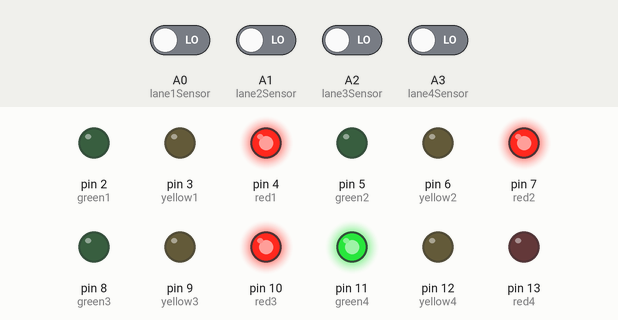
Simulated run of this sketch. Board: Arduino Uno, built with avr-gcc and run on an emulated ATmega328P. Parts: output pins drawn as LEDs (lit = HIGH). The test bench sets the inputs (shaded band); at power-on: A0 (lane1Sensor), A1 (lane2Sensor), A2 (lane3Sensor), A3 (lane4Sensor) LOW.

Above: at 9.8 s.
9.9 s: A0 (lane1Sensor) driven HIGH
At 10.3 s:
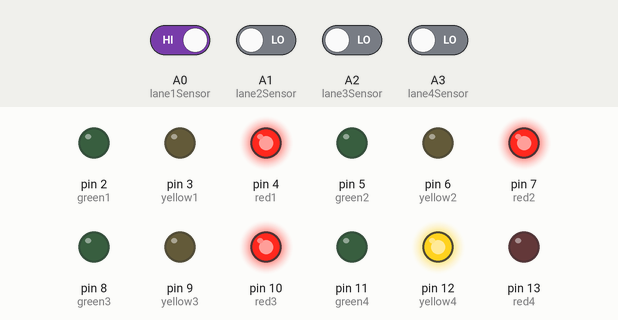
16.5 s: A0 (lane1Sensor) driven LOW
At 18.0 s:
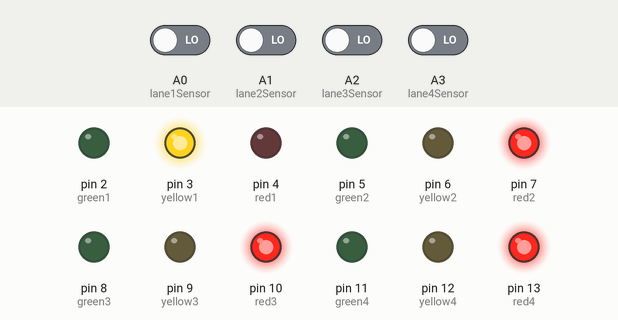
24.2 s: A2 (lane3Sensor) driven HIGH
At 25.3 s:
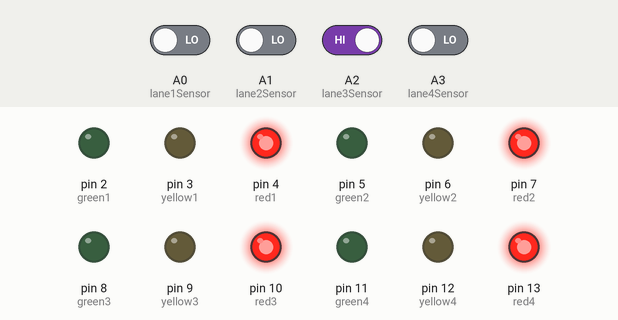
Timing chart, 0 to 36.5 s (numbered marks = the images above; inputs shaded):
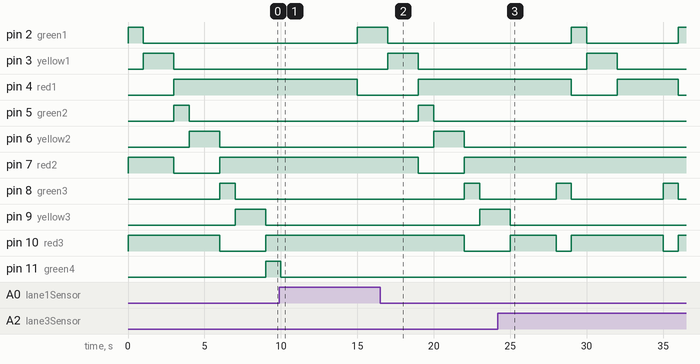

The sketch:

Arduino.ino
```cpp
// Pin definitions for traffic lights
// Lane 1
const int red1 = 4;
const int yellow1 = 3;
const int green1 = 2;

// Lane 2
const int red2 = 7;
const int yellow2 = 6;
const int green2 = 5;

// Lane 3
const int red3 = 10;
const int yellow3 = 9;
const int green3 = 8;

// Lane 4
const int red4 = 13;
const int yellow4 = 12;
const int green4 = 11;

// Sensor input pins (A0, A1, A2, A3)
const int lane1Sensor = A0;
const int lane2Sensor = A1;
const int lane3Sensor = A2;
const int lane4Sensor = A3;

// Time durations (in milliseconds)
const int greenTime = 1000;   // Normal green light duration (10 seconds)
const int yellowTime = 2000;   // Normal yellow light duration (2 seconds)
const int redTime = 3000;      // Red light duration before emergency (3 seconds)

void setup() {
  // Set all traffic light pins as outputs
  pinMode(red1, OUTPUT);
  pinMode(yellow1, OUTPUT);
  pinMode(green1, OUTPUT);
  pinMode(red2, OUTPUT);
  pinMode(yellow2, OUTPUT);
  pinMode(green2, OUTPUT);
  pinMode(red3, OUTPUT);
  pinMode(yellow3, OUTPUT);
  pinMode(green3, OUTPUT);
  pinMode(red4, OUTPUT);
  pinMode(yellow4, OUTPUT);
  pinMode(green4, OUTPUT);

  // Set sensor pins as inputs
  pinMode(lane1Sensor, INPUT);
  pinMode(lane2Sensor, INPUT);
  pinMode(lane3Sensor, INPUT);
  pinMode(lane4Sensor, INPUT);

  // Initialize all lights to red
  initializeLights();
}

void loop() {
  // Normal traffic cycle with checks for emergency signals after each yellow light
  normalCycle();
  checkForEmergency();
}

// Function to set all lanes to red initially
void initializeLights() {
  digitalWrite(red1, HIGH);
  digitalWrite(yellow1, LOW);
  digitalWrite(green1, LOW);

  digitalWrite(red2, HIGH);
  digitalWrite(yellow2, LOW);
  digitalWrite(green2, LOW);

  digitalWrite(red3, HIGH);
  digitalWrite(yellow3, LOW);
  digitalWrite(green3, LOW);

  digitalWrite(red4, HIGH);
  digitalWrite(yellow4, LOW);
  digitalWrite(green4, LOW);
}


// Function to handle emergency green light
void emergencyGreen(int lane) {
  // Turn all lanes to red
  initializeLights();

  // Wait for 3 seconds (turning all lights red for 3 seconds)
  delay(redTime);

  // Activate green for the emergency lane
  switch (lane) {
    case 1:
      digitalWrite(red1, LOW);
      digitalWrite(green1, HIGH);
      break;
    case 2:
      digitalWrite(red2, LOW);
      digitalWrite(green2, HIGH);
      break;
    case 3:
      digitalWrite(red3, LOW);
      digitalWrite(green3, HIGH);
      break;
    case 4:
      digitalWrite(red4, LOW);
      digitalWrite(green4, HIGH);
      break;
  }

  // Keep the emergency lane green for 10 seconds
  delay(greenTime);

  // Return to normal traffic cycle after emergency
  normalCycle();
}

// Function to handle the normal traffic light timings
void normalCycle() {
  // Lane 1 green, others red
  laneGreen(1);
  delay(greenTime);
  laneYellow(1);
  delay(yellowTime);
  if (checkForEmergency()) return;  // Check for emergency after yellow

  // Lane 2 green, others red
  laneGreen(2);
  delay(greenTime);
  laneYellow(2);
  delay(yellowTime);
  if (checkForEmergency()) return;  // Check for emergency after yellow

  // Lane 3 green, others red
  laneGreen(3);
  delay(greenTime);
  laneYellow(3);
  delay(yellowTime);
  if (checkForEmergency()) return;  // Check for emergency after yellow

  // Lane 4 green, others red
  laneGreen(4);
  delay(greenTime);
  laneYellow(4);
  delay(yellowTime);
  if (checkForEmergency()) return;  // Check for emergency after yellow
}

// Function to set one lane to green, others to red
void laneGreen(int lane) {
  // Set all lanes to red
  initializeLights();

  // Activate green for the specified lane
  switch (lane) {
    case 1:
      digitalWrite(red1, LOW);
      digitalWrite(green1, HIGH);
      break;
    case 2:
      digitalWrite(red2, LOW);
      digitalWrite(green2, HIGH);
      break;
    case 3:
      digitalWrite(red3, LOW);
      digitalWrite(green3, HIGH);
      break;
    case 4:
      digitalWrite(red4, LOW);
      digitalWrite(green4, HIGH);
      break;
  }
}

// Function to set one lane to yellow, others to red
void laneYellow(int lane) {
  // Set all lanes to red
  initializeLights();

  // Activate yellow for the specified lane
  switch (lane) {
    case 1:
      digitalWrite(red1, LOW);
      digitalWrite(yellow1, HIGH);
      break;
    case 2:
      digitalWrite(red2, LOW);
      digitalWrite(yellow2, HIGH);
      break;
    case 3:
      digitalWrite(red3, LOW);
      digitalWrite(yellow3, HIGH);
      break;
    case 4:
      digitalWrite(red4, LOW);
      digitalWrite(yellow4, HIGH);
      break;
  }
}

// Function to check for emergency vehicles (interrupt if any sensor is HIGH)
bool checkForEmergency() {
  if (digitalRead(lane1Sensor) == HIGH) {
    emergencyGreen(1);
    return true;
  } else if (digitalRead(lane2Sensor) == HIGH) {
    emergencyGreen(2);
    return true;
  } else if (digitalRead(lane3Sensor) == HIGH) {
    emergencyGreen(3);
    return true;
  } else if (digitalRead(lane4Sensor) == HIGH) {
    emergencyGreen(4);
    return true;
  }
  return false;
}
```

Measured:
- after the input at 9.9 s, pin 3 (yellow1): stays LOW (without the input it goes to HIGH after 3.1 s); pin 5 (green2): stays LOW (without the input it goes to HIGH after 5.1 s); pin 6 (yellow2): stays LOW (without the input it goes to HIGH after 6.1 s); pin 7 (red2): stays HIGH (without the input it goes to LOW after 5.1 s)
- after the input at 16.5 s, pin 2 (green1): goes on until 17.0 s, then stays LOW; pin 4 (red1): goes on until 19.0 s, then stays HIGH; pin 5 (green2): LOW → HIGH after 2.5 s, → LOW 1.0 s later; pin 6 (yellow2): LOW → HIGH after 3.5 s, → LOW 2.0 s later; pin 7 (red2): HIGH → LOW after 2.5 s, → HIGH 3.0 s later
- after the input at 24.2 s, pin 5 (green2): stays LOW (without the input it goes to HIGH after 6.8 s); pin 6 (yellow2): stays LOW (without the input it goes to HIGH after 7.8 s)
